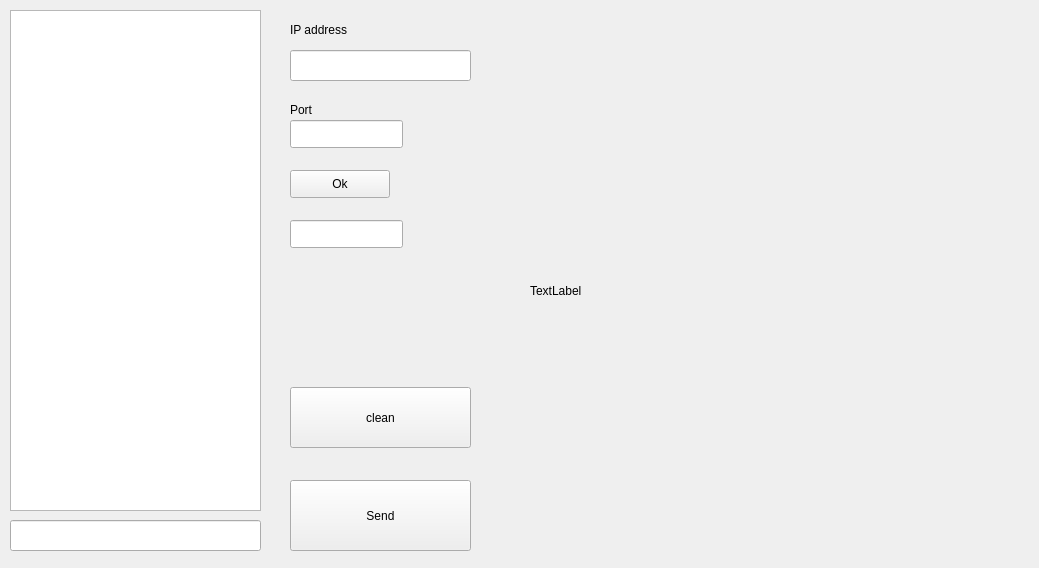
<?xml version="1.0" encoding="UTF-8"?>
<ui version="4.0">
 <class>MainWindow</class>
 <widget class="QMainWindow" name="MainWindow">
  <property name="geometry">
   <rect>
    <x>0</x>
    <y>0</y>
    <width>1039</width>
    <height>568</height>
   </rect>
  </property>
  <property name="windowTitle">
   <string>Client</string>
  </property>
  <widget class="QWidget" name="centralWidget">
   <widget class="QTextBrowser" name="textBrowser">
    <property name="geometry">
     <rect>
      <x>10</x>
      <y>10</y>
      <width>251</width>
      <height>501</height>
     </rect>
    </property>
   </widget>
   <widget class="QLineEdit" name="lineEdit">
    <property name="geometry">
     <rect>
      <x>10</x>
      <y>520</y>
      <width>251</width>
      <height>31</height>
     </rect>
    </property>
   </widget>
   <widget class="QPushButton" name="pushButton">
    <property name="geometry">
     <rect>
      <x>290</x>
      <y>480</y>
      <width>181</width>
      <height>71</height>
     </rect>
    </property>
    <property name="text">
     <string>Send</string>
    </property>
   </widget>
   <widget class="QLineEdit" name="ipAddress">
    <property name="geometry">
     <rect>
      <x>290</x>
      <y>50</y>
      <width>181</width>
      <height>31</height>
     </rect>
    </property>
   </widget>
   <widget class="QLabel" name="label">
    <property name="geometry">
     <rect>
      <x>290</x>
      <y>20</y>
      <width>131</width>
      <height>20</height>
     </rect>
    </property>
    <property name="text">
     <string>IP address</string>
    </property>
   </widget>
   <widget class="QLabel" name="label_2">
    <property name="geometry">
     <rect>
      <x>290</x>
      <y>100</y>
      <width>76</width>
      <height>20</height>
     </rect>
    </property>
    <property name="text">
     <string>Port</string>
    </property>
   </widget>
   <widget class="QLineEdit" name="Port">
    <property name="geometry">
     <rect>
      <x>290</x>
      <y>120</y>
      <width>113</width>
      <height>28</height>
     </rect>
    </property>
   </widget>
   <widget class="QPushButton" name="Ok">
    <property name="geometry">
     <rect>
      <x>290</x>
      <y>170</y>
      <width>100</width>
      <height>28</height>
     </rect>
    </property>
    <property name="text">
     <string>Ok</string>
    </property>
   </widget>
   <widget class="QPushButton" name="cclean">
    <property name="geometry">
     <rect>
      <x>290</x>
      <y>387</y>
      <width>181</width>
      <height>61</height>
     </rect>
    </property>
    <property name="text">
     <string>clean</string>
    </property>
   </widget>
   <widget class="QLineEdit" name="pidEdit">
    <property name="geometry">
     <rect>
      <x>290</x>
      <y>220</y>
      <width>113</width>
      <height>28</height>
     </rect>
    </property>
   </widget>
   <widget class="QLabel" name="video">
    <property name="geometry">
     <rect>
      <x>530</x>
      <y>40</y>
      <width>481</width>
      <height>501</height>
     </rect>
    </property>
    <property name="text">
     <string>TextLabel</string>
    </property>
   </widget>
  </widget>
 </widget>
 <layoutdefault spacing="6" margin="11"/>
 <resources/>
 <connections/>
</ui>
